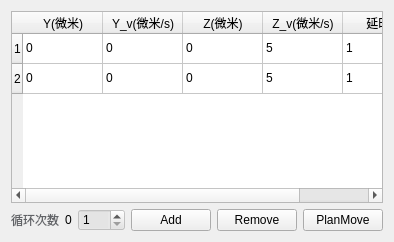
      <widget class="QWidget" name="tab">
       <property name="styleSheet">
        <string notr="true">QWidget#tab{
		background-color:#d4dff3;
		border:1px solid #d4dff3; }

</string>
       </property>
       <attribute name="title">
        <string>规划运动</string>
       </attribute>
       <layout class="QGridLayout" name="gridLayout_10">
        <item row="2" column="4">
         <widget class="QPushButton" name="remove">
          <property name="styleSheet">
           <string notr="true"/>
          </property>
          <property name="text">
           <string>Remove</string>
          </property>
         </widget>
        </item>
        <item row="2" column="3">
         <widget class="QPushButton" name="add">
          <property name="styleSheet">
           <string notr="true"/>
          </property>
          <property name="text">
           <string>Add</string>
          </property>
         </widget>
        </item>
        <item row="2" column="5">
         <widget class="QPushButton" name="planMove">
          <property name="styleSheet">
           <string notr="true"/>
          </property>
          <property name="text">
           <string>PlanMove</string>
          </property>
         </widget>
        </item>
        <item row="2" column="2">
         <widget class="QDoubleSpinBox" name="cycles">
          <property name="styleSheet">
           <string notr="true">background-color: rgba(226, 226, 226, 150);</string>
          </property>
          <property name="decimals">
           <number>0</number>
          </property>
          <property name="minimum">
           <double>1.000000000000000</double>
          </property>
          <property name="value">
           <double>1.000000000000000</double>
          </property>
         </widget>
        </item>
        <item row="2" column="1">
         <widget class="QLabel" name="cycleFinished">
          <property name="text">
           <string>0</string>
          </property>
          <property name="alignment">
           <set>Qt::AlignCenter</set>
          </property>
         </widget>
        </item>
        <item row="2" column="0">
         <widget class="QLabel" name="label_15">
          <property name="styleSheet">
           <string notr="true">color: #606266;
border: none;</string>
          </property>
          <property name="frameShape">
           <enum>QFrame::NoFrame</enum>
          </property>
          <property name="frameShadow">
           <enum>QFrame::Plain</enum>
          </property>
          <property name="text">
           <string>循环次数</string>
          </property>
          <property name="textFormat">
           <enum>Qt::RichText</enum>
          </property>
          <property name="alignment">
           <set>Qt::AlignCenter</set>
          </property>
         </widget>
        </item>
        <item row="0" column="0" colspan="6">
         <widget class="QTableWidget" name="moveTable">
          <property name="sizePolicy">
           <sizepolicy hsizetype="Expanding" vsizetype="Expanding">
            <horstretch>0</horstretch>
            <verstretch>0</verstretch>
           </sizepolicy>
          </property>
          <property name="styleSheet">
           <string notr="true"/>
          </property>
          <property name="lineWidth">
           <number>1</number>
          </property>
          <property name="showGrid">
           <bool>true</bool>
          </property>
          <property name="gridStyle">
           <enum>Qt::SolidLine</enum>
          </property>
          <property name="sortingEnabled">
           <bool>false</bool>
          </property>
          <property name="wordWrap">
           <bool>true</bool>
          </property>
          <property name="rowCount">
           <number>2</number>
          </property>
          <property name="columnCount">
           <number>5</number>
          </property>
          <attribute name="horizontalHeaderCascadingSectionResizes">
           <bool>false</bool>
          </attribute>
          <attribute name="horizontalHeaderDefaultSectionSize">
           <number>80</number>
          </attribute>
          <row/>
          <row/>
          <column>
           <property name="text">
            <string>Y(微米)</string>
           </property>
          </column>
          <column>
           <property name="text">
            <string>Y_v(微米/s)</string>
           </property>
          </column>
          <column>
           <property name="text">
            <string>Z(微米)</string>
           </property>
          </column>
          <column>
           <property name="text">
            <string>Z_v(微米/s)</string>
           </property>
          </column>
          <column>
           <property name="text">
            <string>延时/s</string>
           </property>
          </column>
          <item row="0" column="0">
           <property name="text">
            <string>0</string>
           </property>
           <property name="background">
            <brush brushstyle="NoBrush">
             <color alpha="255">
              <red>0</red>
              <green>0</green>
              <blue>0</blue>
             </color>
            </brush>
           </property>
          </item>
          <item row="0" column="1">
           <property name="text">
            <string>0</string>
           </property>
          </item>
          <item row="0" column="2">
           <property name="text">
            <string>0</string>
           </property>
          </item>
          <item row="0" column="3">
           <property name="text">
            <string>5</string>
           </property>
          </item>
          <item row="0" column="4">
           <property name="text">
            <string>1</string>
           </property>
          </item>
          <item row="1" column="0">
           <property name="text">
            <string>0</string>
           </property>
          </item>
          <item row="1" column="1">
           <property name="text">
            <string>0</string>
           </property>
          </item>
          <item row="1" column="2">
           <property name="text">
            <string>0</string>
           </property>
          </item>
          <item row="1" column="3">
           <property name="text">
            <string>5</string>
           </property>
          </item>
          <item row="1" column="4">
           <property name="text">
            <string>1</string>
           </property>
          </item>
         </widget>
        </item>
       </layout>
      </widget>
